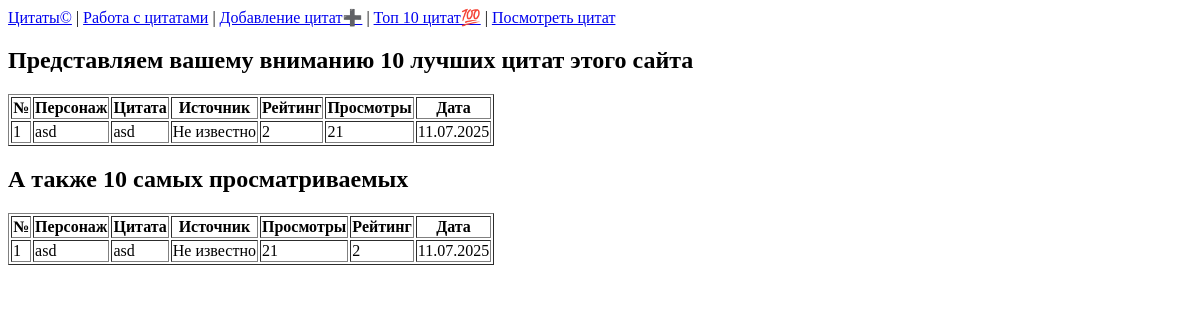
/citate/top, run on an earlier commit of the app's database.
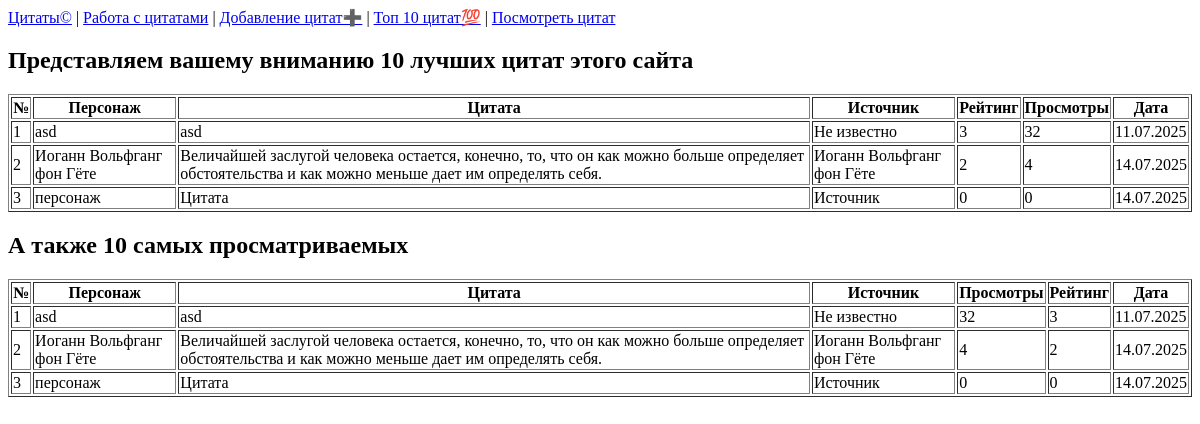
And on a later commit of the database.
### citate/models.py (models this page shows, shortened)
class Citata(models.Model):
    content = models.TextField(unique=True)
    character = models.CharField(max_length=75)
    source = models.CharField(max_length=75, default='Не известно')
    date = models.DateTimeField(auto_now_add=True)
    weight = models.IntegerField(validators=[MaxValueValidator(10), MinValueValidator(1)], default=1)
    views = models.IntegerField(default=0)
    raiting = models.IntegerField(default=0)
    user_name = models.CharField(max_length=75, default='Анонимно')

### citate/views.py (the view)
# urls.py: path('top', views.top_citate, name="top"),
def top_citate(request):
    citates_by_raiting = Citata.objects.all().order_by('-raiting')[:10]
    citates_by_views = Citata.objects.all().order_by('-views')[:10]
    return render(request, 'top.html', {'citates_by_raiting':citates_by_raiting, 'citates_by_views':citates_by_views})

### citate/templates/top.html (shortened to what this page needs)
{% extends 'layout.html' %}
{% block body %}
    <section>
        <h1>Представляем вашему вниманию 10 лучших цитат этого сайта</h1>
        <table border=1 class="top-citates-table">
            <thead>
                <tr>
                    <th>№</th>
                    <th>Персонаж</th>
                    <th>Цитата</th>
                    <th>Источник</th>
                    <th>Рейтинг</th>
                    <th>Просмотры</th>
                    <th>Дата</th>
                </tr>
            </thead>
            <tbody>
                {% for citate in citates_by_raiting %}
                <tr>
                    <td>{{ forloop.counter }}</td>
                    <td>{{ citate.character|default:"-" }}</td>
                    <td>{{ citate.content }}</td>
                    <td>{{ citate.source }}</td>
                    <td>{{ citate.raiting }}</td>
                    <td>{{ citate.views }}</td>
                    <td>{{ citate.date|date:"d.m.Y" }}</td>
                </tr>
                {% endfor %}
            </tbody>
        </table>
    </section>
    <section>
        <h1>А также 10 самых просматриваемых</h1>
        <table border=1 class="top-citates-table">
            <thead>
                <tr>
                    <th>№</th>
                    <th>Персонаж</th>
                    <th>Цитата</th>
                    <th>Источник</th>
                    <th>Просмотры</th>
                    <th>Рейтинг</th>
                    <th>Дата</th>
                </tr>
            </thead>
            <tbody>
                {% for citate in citates_by_views %}
                <tr>
                    <td>{{ forloop.counter }}</td>
                    <td>{{ citate.character|default:"-" }}</td>
                    <td>{{ citate.content }}</td>
                    <td>{{ citate.source }}</td>
                    <td>{{ citate.views }}</td>
                    <td>{{ citate.raiting }}</td>
                    <td>{{ citate.date|date:"d.m.Y" }}</td>
                </tr>
                {% endfor %}
            </tbody>
        </table>
    </section>
{% endblock %}

What changed in the data, as far as the page shows it:
changed Citata "asd": raiting "2" → "3"; views "21" → "32"
added Citata: character "Иоганн Вольфганг фон Гёте", content "Величайшей заслугой человека остается, конечно, то, что он как можно больше определяет обстоятельства и как можно меньше дает им определять себя.", source "Иоганн Вольфганг фон Гёте", raiting "2", views "4", date "14.07.2025"
added Citata: character "персонаж", content "Цитата", source "Источник", raiting "0", views "0", date "14.07.2025"
